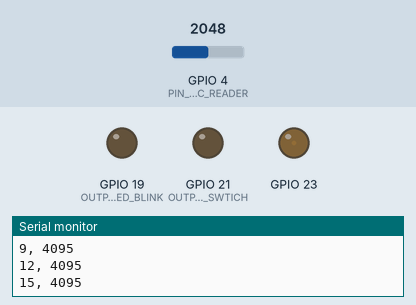
Simulated run of this sketch. Board: ESP32. On the bench: output pins drawn as LEDs (lit = HIGH), the last lines printed to the serial monitor. Inputs (shaded band) come from the test bench; at power-on: GPIO 4 (PIN_ADC_READER) = 2048 (analog values on the 0–4095 scale).

Above: at 0.3 s.
At 20.1 s:
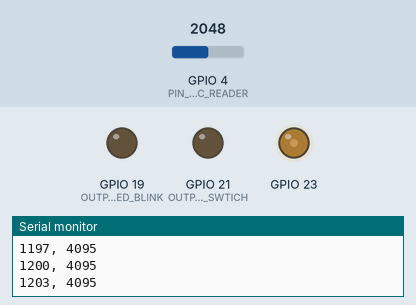
At 39.65 s:
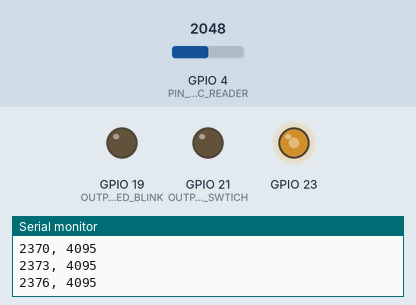
Timing chart, 0 to 40.0 s (numbered marks = the images above):
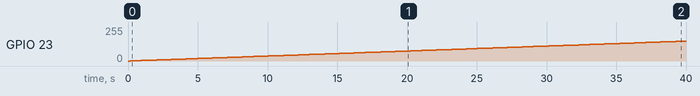

Measured:
- by itself, GPIO 23: moves from 0/255 to 149/255 over 39.7 s

The sketch:

sketch.ino
```cpp
#include <Arduino.h>
#include "Button.h"
#include "Led.h"
#include "dataSerialStruct.h"
#include "AdcInterface.h"
#include "PWM.h"

#define INPUT_SWITCH 18
#define OUTPUT_PWM 23
#define OUTPUT_LED_BLINK 19
#define OUTPUT_LED_SWTICH 21
#define PIN_ADC_READER 4


uint32_t valorPwm = 0;
hw_timer_t* timer = NULL;
bool timerFlag = false;
Button button = {INPUT_SWITCH,0,false};
Led ledResponse = {OUTPUT_LED_SWTICH,false};
AdcConfigurer adcModule("READ", PIN_ADC_READER,12);
PWM pwmModule(OUTPUT_PWM, 12, 15000, 1024, 0);

void ARDUINO_ISR_ATTR onTimer(){
  timerFlag = true;
}

void setup() {
  // put your setup code here, to run once:
  pinMode(OUTPUT_LED_BLINK, OUTPUT);
  pinMode(OUTPUT_LED_SWTICH, OUTPUT);
  pinMode(INPUT_SWITCH, INPUT);
  Serial.begin(512000);
  adcModule.adcSetup();
  pwmModule.setup();

      // Use 1st timer of 4 (counted from zero).
    // Set 80 divider for prescaler (see ESP32 Technical Reference Manual for more
    // info).
    timer = timerBegin(0, 80, true);

    // Attach onTimer function to our timer.
    timerAttachInterrupt(timer, &onTimer, true);

    // Set alarm to call onTimer function every second (value in microseconds).
    // Repeat the alarm (third parameter)
    timerAlarmWrite(timer, 50000, true);

    // Start an alarm
    timerAlarmEnable(timer);


}

void loop() {

  if(timerFlag){
    testPwm(&valorPwm);
    DataSerialStruct data(adcModule.adcRead(),millis());
    timerFlag = false;
    // Serial.println(data.toJsonString());
    Serial.println(String(pwmModule.getActualDuty()) + ", " + String(pwmModule.getPwmResolutionValue()));
  }
}

void toggleLed(Button* button, Led* led){

  bool actualState = digitalRead(INPUT_SWITCH);
  bool previousState = button->pressed;

  if(previousState != actualState && actualState) {
    led->status = !led->status;
    Serial.print("cambio" + String(led->PIN) + String(led->status));
    digitalWrite(led->PIN, led->status);
  }
  button->pressed = actualState;
}

void blinkLed(){
  digitalWrite(OUTPUT_LED_BLINK, HIGH);
  delay(1000);
  digitalWrite(OUTPUT_LED_BLINK, LOW);
  delay(1000);
}

void testPwm(uint32_t* valorPwm){
    *valorPwm +=1;
    if(*valorPwm >= pwmModule.getMaxValue()){
      *valorPwm = 0;
    }
    pwmModule.generatePWM(*valorPwm);
}
```

AdcInterface.h
```cpp
class AdcConfigurer{

    private:
    uint8_t pinAdc;
    String mode;
    uint8_t resolution;

    public:

    AdcConfigurer(String arg_mode, uint8_t arg_pinAdc, uint8_t arg_resolution){
        pinAdc = arg_pinAdc;
        mode = arg_mode;
        resolution = arg_resolution;
    }

    void adcSetup(){
        analogRead(pinAdc);
        analogReadResolution(resolution);
        adcAttachPin(pinAdc);
    }

    uint32_t adcRead(){
        return analogRead(pinAdc);
    }
};
```

Button.h
```cpp
struct Button{
    const uint8_t PIN;
    uint32_t numerKeyPresses;
    bool pressed;
};
```

Led.h
```cpp
struct Led{
    const uint8_t PIN;
    bool status;
};
```

PWM.h
```cpp
class PWM{
    private:
        uint32_t pwmResolutionValue;
        uint32_t actualDuty;
        uint8_t gpioPin;
        uint8_t channel;
        uint8_t resolutionBits;
        uint32_t frecuency;
        uint32_t maxValue;
        uint32_t analogArgument;

    public:
        PWM(uint32_t arg_gpioPin, uint8_t arg_resolution, uint32_t arg_frecuency, uint32_t arg_maxValue, uint8_t arg_channel){
            gpioPin = arg_gpioPin;
            resolutionBits = arg_resolution;
            frecuency = arg_frecuency;
            actualDuty = 0;
            maxValue = arg_maxValue;
            channel = arg_channel;
            pwmResolutionValue = pow(2, resolutionBits)-1;
            analogArgument = (pwmResolutionValue / maxValue);
        }

        void generatePWM(uint32_t value){
            actualDuty = analogArgument * min(value,maxValue);
            ledcWrite(channel, actualDuty);
        }

        void setup(){
            ledcSetup(channel, frecuency, resolutionBits);
            ledcAttachPin(gpioPin, channel);
        }

        uint32_t getMaxValue(){
            return maxValue;
        }

        uint32_t getActualDuty(){
            return actualDuty;
        }

        uint32_t getAnalogArgument(){
            return analogArgument;
        }

        uint32_t getPwmResolutionValue(){
            return pwmResolutionValue;
        }
};
```

dataSerialStruct.h
```cpp
class DataSerialStruct{
    private:
    uint32_t value;
    uint32_t time;

    public:
        DataSerialStruct(uint32_t arg_value, uint32_t arg_time){
            value = arg_value;
            time = arg_time;
        }

        String toJsonString(){
            return String(String(value)+","+String(time));

        }
};
```
